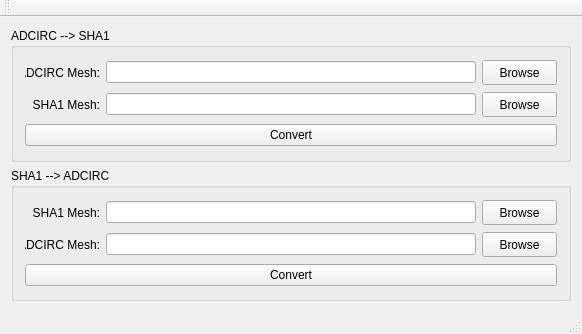
<?xml version="1.0" encoding="UTF-8"?>
<ui version="4.0">
 <class>MainWindow</class>
 <widget class="QMainWindow" name="MainWindow">
  <property name="geometry">
   <rect>
    <x>0</x>
    <y>0</y>
    <width>582</width>
    <height>334</height>
   </rect>
  </property>
  <property name="windowTitle">
   <string>ADCIRC to SHA1 Converter</string>
  </property>
  <widget class="QWidget" name="centralWidget">
   <layout class="QVBoxLayout" name="verticalLayout">
    <item>
     <widget class="QGroupBox" name="groupBox">
      <property name="title">
       <string>ADCIRC --&gt; SHA1</string>
      </property>
      <layout class="QVBoxLayout" name="verticalLayout_2">
       <item>
        <layout class="QHBoxLayout" name="horizontalLayout">
         <item>
          <widget class="QLabel" name="label">
           <property name="minimumSize">
            <size>
             <width>75</width>
             <height>0</height>
            </size>
           </property>
           <property name="maximumSize">
            <size>
             <width>75</width>
             <height>16777215</height>
            </size>
           </property>
           <property name="text">
            <string>ADCIRC Mesh:</string>
           </property>
           <property name="alignment">
            <set>Qt::AlignRight|Qt::AlignTrailing|Qt::AlignVCenter</set>
           </property>
          </widget>
         </item>
         <item>
          <widget class="QLineEdit" name="text_fromAdcirc">
           <property name="readOnly">
            <bool>true</bool>
           </property>
          </widget>
         </item>
         <item>
          <widget class="QPushButton" name="browse_fromAdcirc">
           <property name="minimumSize">
            <size>
             <width>75</width>
             <height>25</height>
            </size>
           </property>
           <property name="maximumSize">
            <size>
             <width>75</width>
             <height>25</height>
            </size>
           </property>
           <property name="text">
            <string>Browse</string>
           </property>
          </widget>
         </item>
        </layout>
       </item>
       <item>
        <layout class="QHBoxLayout" name="horizontalLayout_2">
         <item>
          <widget class="QLabel" name="label_2">
           <property name="minimumSize">
            <size>
             <width>75</width>
             <height>0</height>
            </size>
           </property>
           <property name="maximumSize">
            <size>
             <width>75</width>
             <height>16777215</height>
            </size>
           </property>
           <property name="text">
            <string>SHA1 Mesh:</string>
           </property>
           <property name="alignment">
            <set>Qt::AlignRight|Qt::AlignTrailing|Qt::AlignVCenter</set>
           </property>
          </widget>
         </item>
         <item>
          <widget class="QLineEdit" name="text_toSha">
           <property name="readOnly">
            <bool>true</bool>
           </property>
          </widget>
         </item>
         <item>
          <widget class="QPushButton" name="browse_toSha">
           <property name="minimumSize">
            <size>
             <width>75</width>
             <height>25</height>
            </size>
           </property>
           <property name="maximumSize">
            <size>
             <width>75</width>
             <height>25</height>
            </size>
           </property>
           <property name="text">
            <string>Browse</string>
           </property>
          </widget>
         </item>
        </layout>
       </item>
       <item>
        <widget class="QPushButton" name="button_toSha">
         <property name="text">
          <string>Convert</string>
         </property>
        </widget>
       </item>
      </layout>
     </widget>
    </item>
    <item>
     <widget class="QGroupBox" name="groupBox_2">
      <property name="title">
       <string>SHA1 --&gt; ADCIRC</string>
      </property>
      <layout class="QVBoxLayout" name="verticalLayout_3">
       <item>
        <layout class="QHBoxLayout" name="horizontalLayout_4">
         <item>
          <widget class="QLabel" name="label_3">
           <property name="minimumSize">
            <size>
             <width>75</width>
             <height>0</height>
            </size>
           </property>
           <property name="maximumSize">
            <size>
             <width>75</width>
             <height>16777215</height>
            </size>
           </property>
           <property name="text">
            <string>SHA1 Mesh:</string>
           </property>
           <property name="alignment">
            <set>Qt::AlignRight|Qt::AlignTrailing|Qt::AlignVCenter</set>
           </property>
          </widget>
         </item>
         <item>
          <widget class="QLineEdit" name="text_fromSha">
           <property name="readOnly">
            <bool>true</bool>
           </property>
          </widget>
         </item>
         <item>
          <widget class="QPushButton" name="browse_fromSha">
           <property name="minimumSize">
            <size>
             <width>75</width>
             <height>25</height>
            </size>
           </property>
           <property name="maximumSize">
            <size>
             <width>75</width>
             <height>25</height>
            </size>
           </property>
           <property name="text">
            <string>Browse</string>
           </property>
          </widget>
         </item>
        </layout>
       </item>
       <item>
        <layout class="QHBoxLayout" name="horizontalLayout_3">
         <item>
          <widget class="QLabel" name="label_4">
           <property name="minimumSize">
            <size>
             <width>75</width>
             <height>0</height>
            </size>
           </property>
           <property name="maximumSize">
            <size>
             <width>75</width>
             <height>16777215</height>
            </size>
           </property>
           <property name="text">
            <string>ADCIRC Mesh:</string>
           </property>
           <property name="alignment">
            <set>Qt::AlignRight|Qt::AlignTrailing|Qt::AlignVCenter</set>
           </property>
          </widget>
         </item>
         <item>
          <widget class="QLineEdit" name="text_toAdc">
           <property name="readOnly">
            <bool>true</bool>
           </property>
          </widget>
         </item>
         <item>
          <widget class="QPushButton" name="browse_toAdc">
           <property name="minimumSize">
            <size>
             <width>75</width>
             <height>25</height>
            </size>
           </property>
           <property name="maximumSize">
            <size>
             <width>75</width>
             <height>25</height>
            </size>
           </property>
           <property name="text">
            <string>Browse</string>
           </property>
          </widget>
         </item>
        </layout>
       </item>
       <item>
        <widget class="QPushButton" name="button_toAdc">
         <property name="text">
          <string>Convert</string>
         </property>
        </widget>
       </item>
      </layout>
     </widget>
    </item>
   </layout>
  </widget>
  <widget class="QMenuBar" name="menuBar">
   <property name="geometry">
    <rect>
     <x>0</x>
     <y>0</y>
     <width>582</width>
     <height>21</height>
    </rect>
   </property>
  </widget>
  <widget class="QToolBar" name="mainToolBar">
   <attribute name="toolBarArea">
    <enum>TopToolBarArea</enum>
   </attribute>
   <attribute name="toolBarBreak">
    <bool>false</bool>
   </attribute>
  </widget>
  <widget class="QStatusBar" name="statusBar"/>
 </widget>
 <layoutdefault spacing="6" margin="11"/>
 <resources/>
 <connections/>
</ui>
